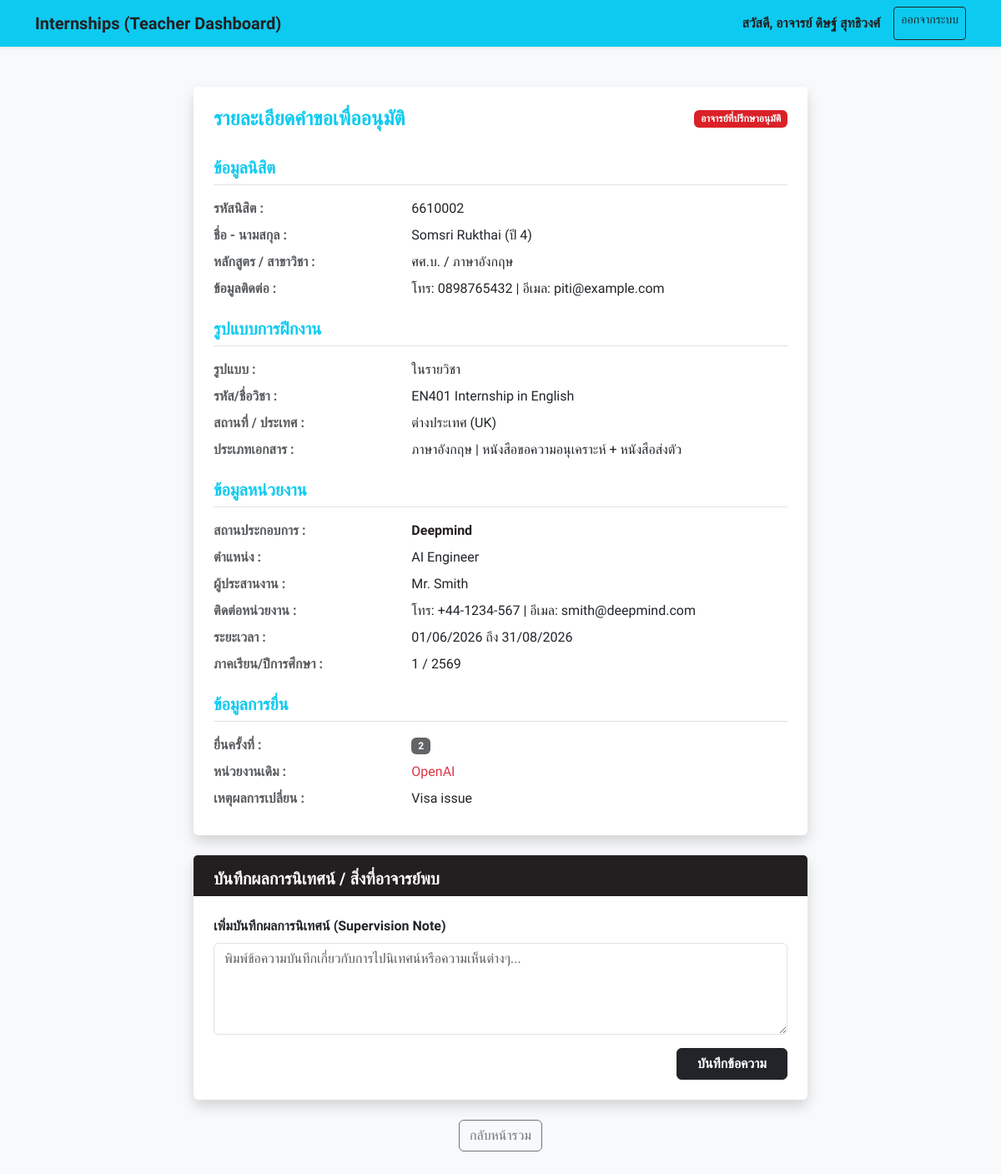
Page /teacher_view.php?id=2 (signed in) on the earlier database version.
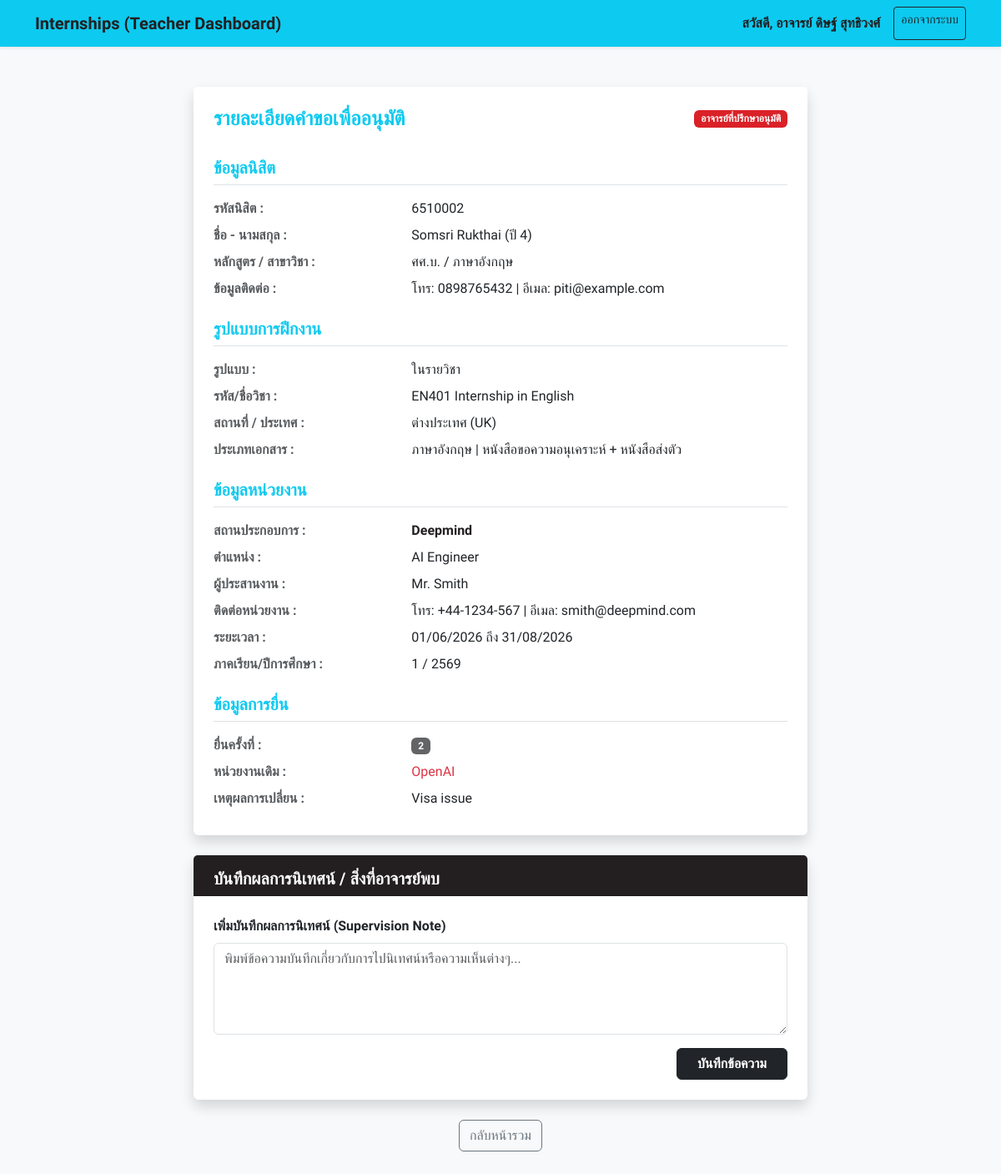
Same page on the later database version.
### tables this page shows
CREATE TABLE `internship_requests` (
  `id` int(11) NOT NULL AUTO_INCREMENT,
  `student_id` int(11) NOT NULL,
  `program_type` varchar(50) NOT NULL,
  `major` varchar(100) NOT NULL,
  `student_phone` varchar(20) NOT NULL,
  `student_email` varchar(100) NOT NULL,
  `internship_type` enum('course','experience') NOT NULL,
  `course_code` varchar(20) DEFAULT NULL,
  `course_name` varchar(100) DEFAULT NULL,
  `location_type` enum('domestic','international') NOT NULL,
  `country` varchar(100) DEFAULT NULL,
  `doc_language` enum('thai','english') NOT NULL,
  `doc_type` enum('consideration','consideration_and_referral') NOT NULL,
  `company_name` varchar(255) NOT NULL,
  `position` varchar(255) NOT NULL,
  `coordinator_name` varchar(100) NOT NULL,
  `agency_phone` varchar(20) NOT NULL,
  `agency_email` varchar(100) NOT NULL,
  `start_date` date NOT NULL,
  `end_date` date NOT NULL,
  `semester` varchar(10) NOT NULL,
  `academic_year` varchar(10) NOT NULL,
  `attempt_number` int(11) NOT NULL DEFAULT 1,
  `previous_agency` varchar(255) DEFAULT NULL,
  `reason_for_change` text DEFAULT NULL,
  `status` int(11) NOT NULL DEFAULT 1 COMMENT '1: Received, 2: Advisor Approved, 3: Letter Issued, 4: Finished, 9: Canceled',
  `created_at` timestamp NOT NULL DEFAULT CURRENT_TIMESTAMP,
  PRIMARY KEY (`id`),
  FOREIGN KEY (`student_id`) REFERENCES `users`(`id`) ON DELETE CASCADE
);

CREATE TABLE `users` (
  `id` int(11) NOT NULL AUTO_INCREMENT,
  `username` varchar(50) NOT NULL UNIQUE,
  `password` varchar(255) NOT NULL,
  `role` enum('student','staff','teacher') NOT NULL,
  `first_name` varchar(100) NOT NULL,
  `last_name` varchar(100) NOT NULL,
  `title` varchar(50) DEFAULT NULL,
  `year_level` int(11) DEFAULT NULL,
  `profile_image` varchar(255) DEFAULT NULL,
  `education` text DEFAULT NULL,
  PRIMARY KEY (`id`)
);

### teacher_view.php (the view, shortened to what the changed rows need)
<?php
include 'config.php';
$request_id = intval($_GET['id']);
$sql = "SELECT ir.*, u.first_name, u.last_name, u.username as student_id_code, u.year_level
        FROM internship_requests ir
        JOIN users u ON ir.student_id = u.id
        WHERE ir.id = $request_id";
$result = $conn->query($sql);
$row = $result->fetch_assoc();
?>
<!DOCTYPE html>
<html lang="th">
<head>
    <link href="https://cdn.jsdelivr.net/npm/bootstrap@5.3.0/dist/css/bootstrap.min.css" rel="stylesheet">
    <link rel="stylesheet" href="swu-theme.css">
</head>
<body>
<div class="container mt-5 mb-5">
    <div class="row justify-content-center">
        <div class="col-md-8">
            <div class="card shadow border-0 mb-4">
                <div class="card-body p-4">
                    <div class="row mb-2">
                        <div class="col-md-4 text-muted fw-bold">รหัสนิสิต :</div>
                        <div class="col-md-8"><?= htmlspecialchars($row['student_id_code'] ?? '') ?></div>
                    </div>
                    <div class="row mb-2">
                        <div class="col-md-4 text-muted fw-bold">ชื่อ - นามสกุล :</div>
                        <div class="col-md-8"><?= htmlspecialchars(($row['first_name'] ?? '') . ' ' . ($row['last_name'] ?? '')) ?> (ปี <?= htmlspecialchars($row['year_level'] ?? '') ?>)</div>
                    </div>
                    <div class="row mb-2">
                        <div class="col-md-4 text-muted fw-bold">หลักสูตร / สาขาวิชา :</div>
                        <div class="col-md-8"><?= htmlspecialchars($row['program_type'] ?? '') ?> / <?= htmlspecialchars($row['major'] ?? '') ?></div>
                    </div>
                    <div class="row mb-2">
                        <div class="col-md-4 text-muted fw-bold">ข้อมูลติดต่อ :</div>
                        <div class="col-md-8">โทร: <?= htmlspecialchars($row['student_phone'] ?? '-') ?> | อีเมล: <?= htmlspecialchars($row['student_email'] ?? '-') ?></div>
                    </div>
                    <?php if(($row['internship_type'] ?? '') == 'course'): ?>
                    <div class="row mb-2">
                        <div class="col-md-4 text-muted fw-bold">รหัส/ชื่อวิชา :</div>
                        <div class="col-md-8"><?= htmlspecialchars($row['course_code'] ?? '') ?> <?= htmlspecialchars($row['course_name'] ?? '') ?></div>
                    </div>
                    <?php endif; ?>
                    <div class="row mb-2">
                        <div class="col-md-4 text-muted fw-bold">สถานที่ / ประเทศ :</div>
                        <div class="col-md-8"><?= ($row['location_type'] ?? '') == 'domestic' ? 'ในประเทศ' : 'ต่างประเทศ' ?> <?= ($row['location_type'] ?? '') == 'international' ? '('.htmlspecialchars($row['country'] ?? '').')' : '' ?></div>
                    </div>
                    <div class="row mb-2">
                        <div class="col-md-4 text-muted fw-bold">สถานประกอบการ :</div>
                        <div class="col-md-8 fw-bold text-dark"><?= htmlspecialchars($row['company_name'] ?? '') ?></div>
                    </div>
                    <div class="row mb-2">
                        <div class="col-md-4 text-muted fw-bold">ตำแหน่ง :</div>
                        <div class="col-md-8"><?= htmlspecialchars($row['position'] ?? '') ?></div>
                    </div>
                    <div class="row mb-2">
                        <div class="col-md-4 text-muted fw-bold">ผู้ประสานงาน :</div>
                        <div class="col-md-8"><?= htmlspecialchars($row['coordinator_name'] ?? '-') ?></div>
                    </div>
                    <div class="row mb-2">
                        <div class="col-md-4 text-muted fw-bold">ติดต่อหน่วยงาน :</div>
                        <div class="col-md-8">โทร: <?= htmlspecialchars($row['agency_phone'] ?? '-') ?> | อีเมล: <?= htmlspecialchars($row['agency_email'] ?? '-') ?></div>
                    </div>
                    <div class="row mb-2">
                        <div class="col-md-4 text-muted fw-bold">ระยะเวลา :</div>
                        <div class="col-md-8">
                            <?php if (!empty($row['start_date']) && !empty($row['end_date'])): ?>
                                <?= date('d/m/Y', strtotime($row['start_date'])) ?> ถึง <?= date('d/m/Y', strtotime($row['end_date'])) ?>
                            <?php else: ?>
                                -
                            <?php endif; ?>
                        </div>
                    </div>
                    <div class="row mb-2">
                        <div class="col-md-4 text-muted fw-bold">ภาคเรียน/ปีการศึกษา :</div>
                        <div class="col-md-8"><?= htmlspecialchars($row['semester'] ?? '') ?> / <?= htmlspecialchars($row['academic_year'] ?? '') ?></div>
                    </div>
                    <div class="row mb-2">
                        <div class="col-md-8"><span class="badge bg-secondary"><?= htmlspecialchars($row['attempt_number'] ?? '1') ?></span></div>
                    </div>
                    <?php if(($row['attempt_number'] ?? 1) > 1): ?>
                    <div class="row mb-2">
                        <div class="col-md-4 text-muted fw-bold">หน่วยงานเดิม :</div>
                        <div class="col-md-8 text-danger"><?= htmlspecialchars($row['previous_agency'] ?? '-') ?></div>
                    </div>
                    <div class="row mb-2">
                        <div class="col-md-4 text-muted fw-bold">เหตุผลการเปลี่ยน :</div>
                        <div class="col-md-8"><?= nl2br(htmlspecialchars($row['reason_for_change'] ?? '-')) ?></div>
                    </div>
                    <?php endif; ?>
                </div>
            </div>
        </div>
    </div>
</div>
</body>
</html>

Differences in the rows shown:
changed through a linked row, internship_requests "ศศ.บ.": student.username "6610002" → "6510002"
